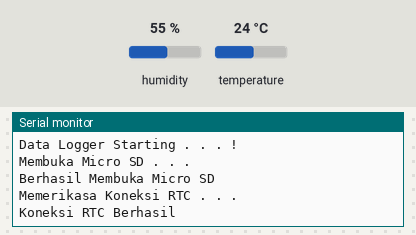
Simulated run of this sketch. Board: Arduino Uno, built with avr-gcc and run on an emulated ATmega328P. Shown: the last lines printed to the serial monitor. The test bench sets the inputs (shaded band); at power-on: humidity 55 %, temperature 24 °C. The local clock reads 2024-03-15 10:24:30 at power-on unless the sketch sets it; storage starts empty.

Above: at 5.2 s.
5.3 s: humidity set to 22 %
At 6.6 s:
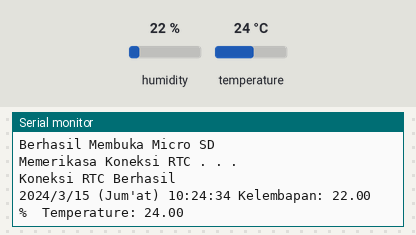
11.5 s: temperature set to 12 °C
At 14.7 s:
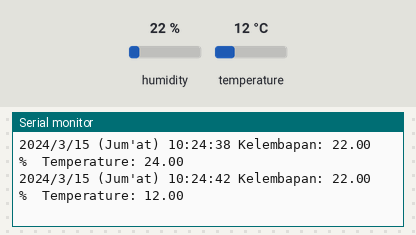
16.8 s: humidity set to 40 %
At 19.3 s:
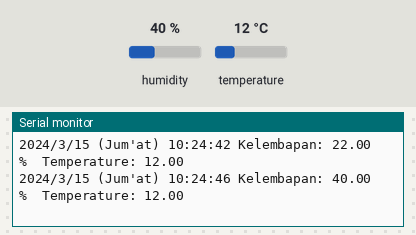
Timing chart, 0 to 20.8 s (numbered marks = the images above; inputs shaded):
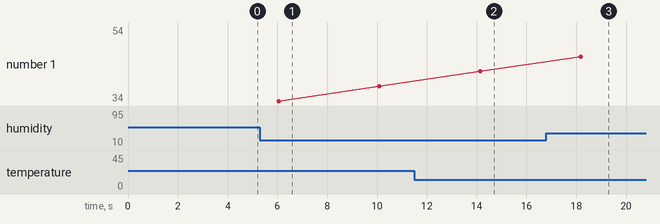

Measured:
- after the input at 5.3 s, the serial monitor: prints a new line after 0.75 s (image 1)
- after the input at 11.5 s, the serial monitor: prints a new line after 2.6 s (image 2)
- after the input at 16.8 s, the serial monitor: prints a new line after 1.4 s (image 3)

The sketch:

save_data_ke_sd_card.ino
```cpp
#include "DHT.h"
#include <SPI.h>
#include <SD.h>
#include <Wire.h>
#include "RTClib.h"

#define DHTPIN 2 // pin yang digunakan untuk input data dari sensor dht 11
#define DHTTYPE DHT11 // kalian bisa mengganti DHT11 dengan DHT 22 / DHT 21, tergantung sensor yang kalian gunakan
DHT dht(DHTPIN, DHTTYPE);
File myFile;
RTC_DS3231 rtc;
char daysOfTheWeek[7][12] = {"Ahad", "Senin", "Selasa", "Rabu", "Kamis", "Jum'at", "Sabtu"};

void setup()
{
 Serial.begin(9600);
 Serial.println("Data Logger Starting . . . !");
 dht.begin();
 delay(1000);
 Serial.println("Membuka Micro SD . . .");
 delay(1000);
 if (!SD.begin(4))
 {
 Serial.println("Gagal Membuka Micro SD!");
 return;
 }
 Serial.println("Berhasil Membuka Micro SD");
 delay(1000);
 Serial.println("Memerikasa Koneksi RTC . . .");
 delay(1000);
 if (! rtc.begin())
 {
 Serial.println("RTC tidak ditemukan");
 return;
 }
 Serial.println("Koneksi RTC Berhasil");

 if (rtc.lostPower())
 {
 Serial.println("Sett time RTC");
 rtc.adjust(DateTime(F(__DATE__), F(__TIME__)));//sett waktu RTC sesuai waktu di PC saat uploud sketch
 }


}

void loop()
{
 DateTime now = rtc.now();
 delay(2000);
 float h = dht.readHumidity();
 float t = dht.readTemperature(); // baca temperatur dalam celcius, jika ingin mengganti fahrenheit kalian bisa menggunakan float f = dht.readTemperature(true);


 // cek apakah koneksi dht 11 benar, jika salah print error
 if (isnan(h) || isnan(t))
 {
 Serial.println("Failed to read from DHT sensor!");
 return;
 }

 // Kirim data ke SD card
 myFile = SD.open("logger.txt", FILE_WRITE); //Membuka File test.txt
 if (myFile) // jika file tersedia tulis data
 {
 Serial.print(now.year(), DEC);
 Serial.print('/');
 Serial.print(now.month(), DEC);
 Serial.print('/');
 Serial.print(now.day(), DEC);
 Serial.print(" (");
 Serial.print(daysOfTheWeek[now.dayOfTheWeek()]);
 Serial.print(") ");
 Serial.print(now.hour(), DEC);
 Serial.print(':');
 Serial.print(now.minute(), DEC);
 Serial.print(':');
 Serial.print(now.second(), DEC);
 Serial.print(" Kelembapan: ");
 Serial.print(h);
 Serial.print(" %\t");
 Serial.print("Temperature: ");
 Serial.println(t); // menampilkan temperatur di serial monitor

 myFile.print(now.year(), DEC);
 myFile.print('/');
 myFile.print(now.month(), DEC);
 myFile.print('/');
 myFile.print(now.day(), DEC);
 myFile.print(" (");
 myFile.print(daysOfTheWeek[now.dayOfTheWeek()]);
 myFile.print(") ");
 myFile.print(now.hour(), DEC);
 myFile.print(':');
 myFile.print(now.minute(), DEC);
 myFile.print(':');
 myFile.print(now.second(), DEC);
 myFile.print(" Kelembapan: ");
 myFile.print(h);
 myFile.print(" %\t");
 myFile.print("Temperature: ");
 myFile.println(t); // menulis data temperatur di MicroSD
 myFile.close();
 }
 else
 {
 Serial.println("gagal membuka test.txt"); // jika gagal print error
 }
 delay(2000); //memberi jeda 5 detik, karena proses pengiriman data berlangsung selama 3 detik, jadi total 5 detik
}
```
